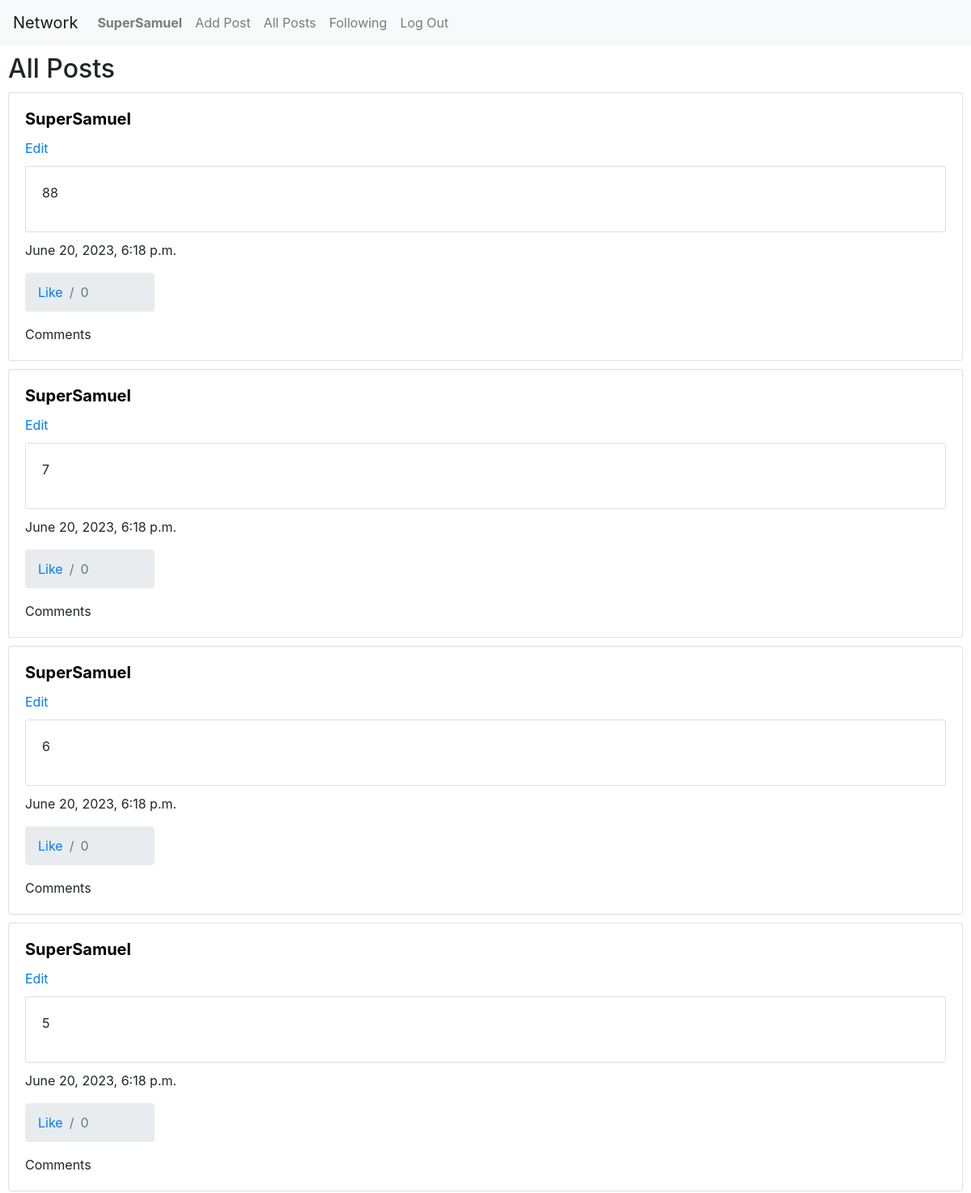
The app's page / (signed in, upper part), older data.
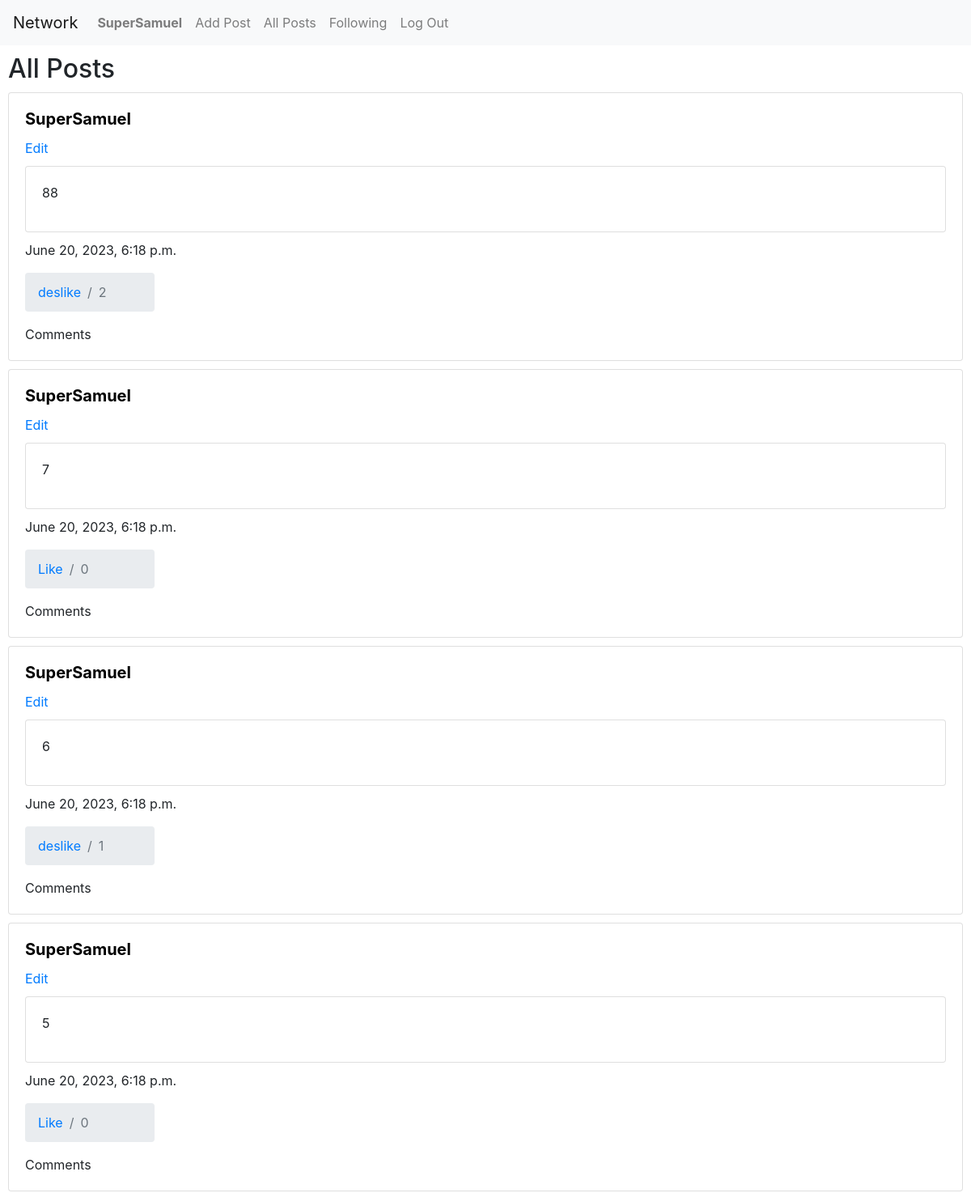
The same page, newer data.
### network/models.py (models this page shows, shortened)
class User(AbstractUser):
    pass

class Posts(models.Model):
    posted_date = models.DateTimeField("Posted date", auto_now_add=True)
    last_update = models.DateTimeField("Last update", auto_now=True)
    content = models.TextField("Post content")
    author = models.ForeignKey(User, on_delete=models.CASCADE)
    likes = models.ManyToManyField(User, blank=True, related_name="liked")

### network/views.py (the view)
# urls.py: path("", views.index, name="index"),
def index(request):
    return all_posts(request)

### network/views.py (called while the page is built)
def paginate_posts(request, all_posts):
    p = Paginator(all_posts, 5)
    page = request.GET.get('page')
    posts = p.get_page(page)
    nums = "a" * posts.paginator.num_pages
    return  posts, nums

def all_posts(request):
    all_posts = Posts.objects.all().order_by('-posted_date')
    posts, nums = paginate_posts(request, all_posts)
    return render(request, "network/all_posts.html", {
        'posts': posts,
        "nums": nums
    })

### network/templates/network/all_posts.html (shortened to what this page needs)
{% extends "network/layout.html" %}
{% block body %}
    {% if user.is_authenticated %}
        <h2>All Posts</h2>
        {% include "network/render_posts.html" with posts=posts %}
    {% else %}
        <h1>Sorry, you must be authenticated to see this view...</h1>
        <a href="{% url 'login' %}">Login here</a>
    {% endif %}
{% endblock %}

### network/templates/network/layout.html (shortened to what this page needs)
{% load static %}
<!DOCTYPE html>
<html lang="en">
    <head>
        <link rel="stylesheet" href="https://stackpath.bootstrapcdn.com/bootstrap/4.4.1/css/bootstrap.min.css">
        <link href="{% static 'network/styles.css' %}" rel="stylesheet">
    </head>
    <body>
        <nav class="navbar navbar-expand-lg navbar-light bg-light">
            <a class="navbar-brand" href="#">Network</a>
            <div>
              <ul class="navbar-nav mr-auto">
                {% if user.is_authenticated %}
                    <li class="nav-item">
                        <a class="nav-link" href="{% url 'user_profile' request.user.id %}"><strong>{{ request.user.username }}</strong></a>
                    </li>
                    <li class="nav-item">
                        <a class="nav-link" href="{% url 'add_post' %}">Add Post</a>
                    </li>
                {% endif %}
                <li class="nav-item">
                  <a class="nav-link" href="{% url 'all_posts' %}">All Posts</a>
                </li>
                {% if user.is_authenticated %}
                    <li class="nav-item">
                        <a class="nav-link" href="{% url 'followings' %}">Following</a>
                    </li>
                    <li class="nav-item">
                        <a class="nav-link" href="{% url 'logout' %}">Log Out</a>
                    </li>
                {% endif %}
              </ul>
            </div>
          </nav>
        <div class="body">
            {% block body %}
            {% endblock %}
        </div>
    </body>
</html>

### network/templates/network/render_posts.html
{% for post in posts %}
<div class="card">
    <div class="card-body">
        <h5 class="card-title">
            <a href="{% url 'user_profile' post.author.id %}" style="color: black">
                <Strong>{{ post.author }}</Strong>
            </a>
        </h5>
        <a href="{% url 'edit_post' post.id %}">Edit</a>
        <div class="card">
            <p class="card-body">{{ post.content }}</p>
        </div>
        <p class="card-text">{{ post.posted_date }}</p>
        <nav aria-label="breadcrumb" style="width: 10rem">
            <ol class="breadcrumb">
              {% if request.user in post.likes.all %}
                <li class="breadcrumb-item like-button"><a href="{% url 'like_deslike_post' post.id %}" data-id="{{ post.id }}">deslike</a></li>
              {% else %}
                <li class="breadcrumb-item like-button"><a href="{% url 'like_deslike_post' post.id %}" data-id="{{ post.id }}">Like</a></li>
              {% endif %}
              <li class="breadcrumb-item active" aria-current="page">{{ post.likes.count }}</li>
            </ol>
          </nav>
        <p class="card-text">Comments</p>
    </div>
</div>
{% empty %}
    No Post available
{% endfor %}

### network/static/network/styles.css (style rules this page uses)
.body { margin: 10px; }
.card { margin: 10px 0px; }

Row changes from the older to the newer data that the page shows:
changed Posts (number 1 of 4 on the later page): likes.count "0" → "2"; text "Like" → "deslike"
computed for Posts (number 3 of 4 on the later page): likes.count "0" → "1"; text "Like" → "deslike"
